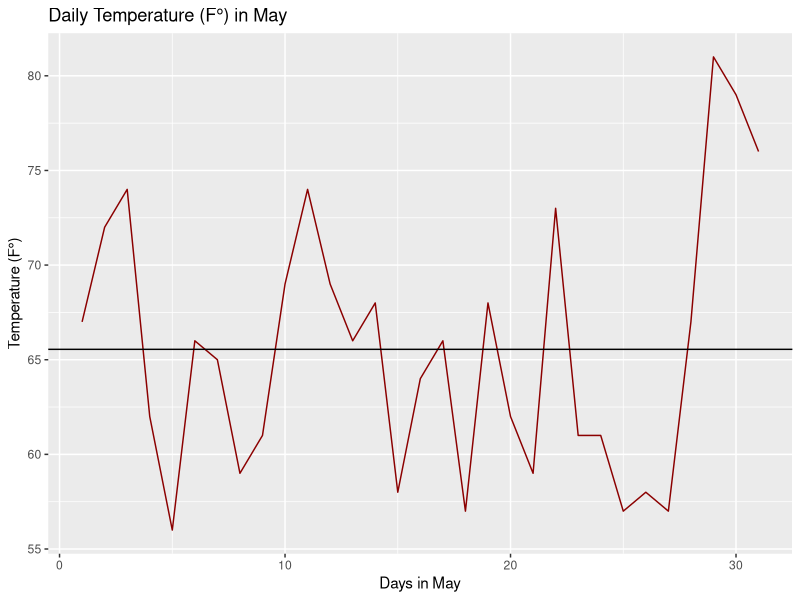
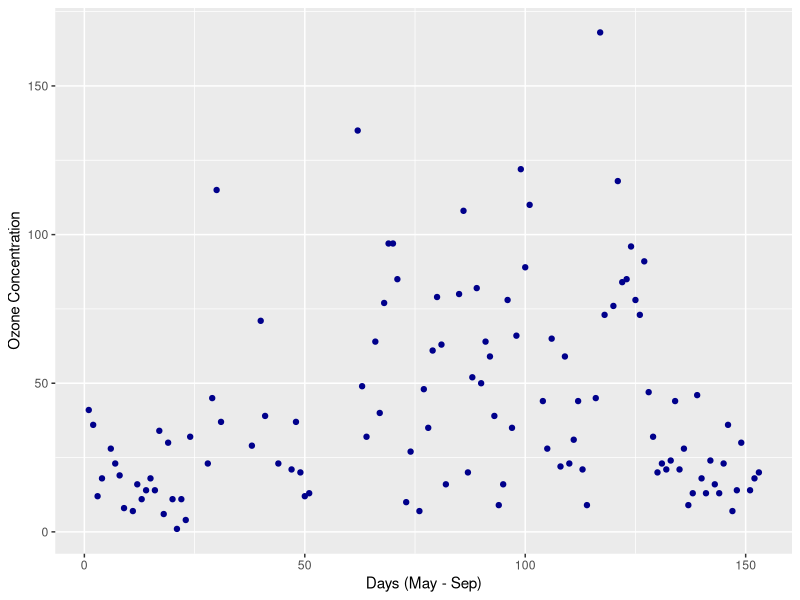
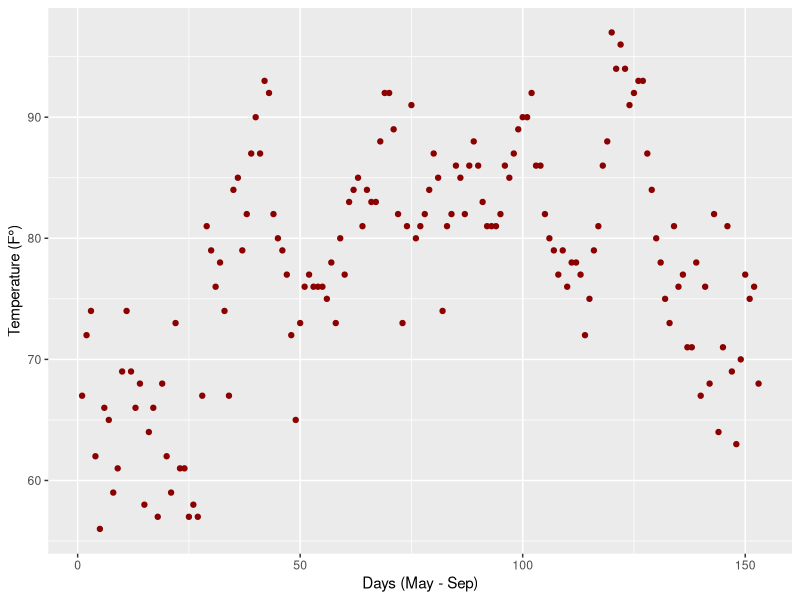
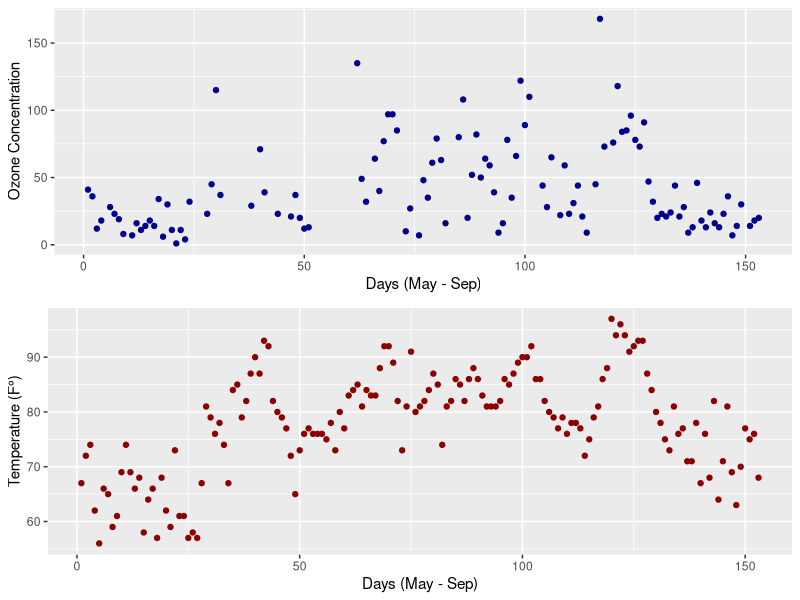

Source code (R) for these figures, in order:
## ---- chunk 1
#Report Exercise 4
library(tidyverse)

#Erarbeitung der ersten Grafik
#Herunterladen der Airquality-Daten
airquality <- datasets::airquality
airquality

#Filtern der Mai-Daten
may_dates <- subset(airquality, Month == 5)
may_dates <- may_dates |>
  group_by(Day) |>
  summarise(temperatures_f = (Temp))
may_dates

#Generieren der Durchschnittstemperatur von Mai
mean_temperature_may <- subset(airquality, Month ==5)
mean_temperature_may <- mean_temperature_may |>
  group_by(Month) |>
  summarise(mean_temperature = mean(Temp))
mean_temperature_may

#Figure 1
plot1 <- ggplot(
  data = may_dates,
  aes(Day, temperatures_f)) +
  geom_line(color = "red4") +
  geom_abline(slope = 0, intercept = 65.54839) +
  labs(title = "Daily Temperature (F°) in May",
       x = "Days in May",
       y = "Temperature (F°)") + 
  theme_grey()

plot1

## ---- chunk 2
#Report Exercise 4
library(tidyverse)
library(ggpubr)

#Erarbeitung der zweiten Grafik
#Herunterladen der Airquality-Daten
airquality <- datasets::airquality

#Generieren einer fortlaufenden Nummerierung
airquality <- airquality |>
  mutate(row_num = row_number())
airquality

#Filtern der relevanten Daten
ozone_days <- subset(airquality, Ozone & row_num)
ozone_days <- ozone_days |>
  group_by(row_num) |>
  summarise(ozone_concentration = Ozone)
ozone_days

temp_days <- subset(airquality, Temp & row_num)
temp_days <- temp_days |>
  group_by(row_num) |>
  summarise(temperature = Temp)
temp_days


#Idee: Korrelation Ozonkonzentration und Temperatur
plot_ozone <- ggplot(
  data = ozone_days,
  aes(row_num, ozone_concentration)) +
  geom_point(color = "blue4") +
  labs(x = "Days (May - Sep)",
       y = "Ozone Concentration")
  theme_classic()
plot_ozone

plot_temperature <- ggplot(
  data = temp_days,
  aes(row_num, temperature)) +
  geom_point(color = "red4") +
  labs(x = "Days (May - Sep)",
       y = "Temperature (F°)")
  theme_classic()
plot_temperature

#Kombinieren zweier Plots
ggarrange(plot_ozone, plot_temperature, nrow = 2, common.legend = TRUE, legend = "bottom")
